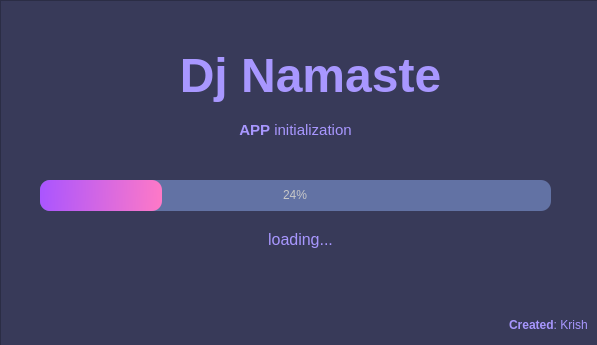
<?xml version="1.0" encoding="UTF-8"?>
<ui version="4.0">
 <class>Form</class>
 <widget class="QWidget" name="Form">
  <property name="geometry">
   <rect>
    <x>0</x>
    <y>0</y>
    <width>597</width>
    <height>345</height>
   </rect>
  </property>
  <property name="windowTitle">
   <string>Form</string>
  </property>
  <property name="styleSheet">
   <string notr="true">QForm {	
	background-color: rgb(56, 58, 89);	
	color: rgb(220, 220, 220);
	border-radius: 10px;
}</string>
  </property>
  <widget class="QLabel" name="label">
   <property name="geometry">
    <rect>
     <x>160</x>
     <y>40</y>
     <width>301</width>
     <height>71</height>
    </rect>
   </property>
   <property name="styleSheet">
    <string notr="true">color: rgb(168, 151, 255);</string>
   </property>
   <property name="text">
    <string>&lt;html&gt;&lt;head/&gt;&lt;body&gt;&lt;p align=&quot;center&quot;&gt;&lt;span style=&quot; font-size:36pt; font-weight:600;&quot;&gt;Dj Namaste&lt;/span&gt;&lt;/p&gt;&lt;/body&gt;&lt;/html&gt;</string>
   </property>
  </widget>
  <widget class="QLabel" name="label_4">
   <property name="geometry">
    <rect>
     <x>210</x>
     <y>120</y>
     <width>171</width>
     <height>20</height>
    </rect>
   </property>
   <property name="styleSheet">
    <string notr="true">color: rgb(168, 151, 255);</string>
   </property>
   <property name="text">
    <string>&lt;html&gt;&lt;head/&gt;&lt;body&gt;&lt;p align=&quot;center&quot;&gt;&lt;span style=&quot; font-size:11pt; font-weight:600;&quot;&gt;APP&lt;/span&gt;&lt;span style=&quot; font-size:11pt;&quot;&gt; initialization&lt;/span&gt;&lt;/p&gt;&lt;/body&gt;&lt;/html&gt;</string>
   </property>
  </widget>
  <widget class="QProgressBar" name="progressBar">
   <property name="geometry">
    <rect>
     <x>40</x>
     <y>180</y>
     <width>511</width>
     <height>31</height>
    </rect>
   </property>
   <property name="styleSheet">
    <string notr="true">QProgressBar {
	
	background-color: rgb(98, 114, 164);
	color: rgb(200, 200, 200);
	border-style: none;
	border-radius: 10px;
	text-align: center;
}
QProgressBar::chunk{
	border-radius: 10px;
	background-color: qlineargradient(spread:pad, x1:0, y1:0.511364, x2:1, y2:0.523, stop:0 rgba(170, 85, 255, 255), stop:1 rgba(254, 121, 199, 255));
}</string>
   </property>
   <property name="value">
    <number>24</number>
   </property>
  </widget>
  <widget class="QLabel" name="label_3">
   <property name="geometry">
    <rect>
     <x>240</x>
     <y>230</y>
     <width>121</width>
     <height>20</height>
    </rect>
   </property>
   <property name="styleSheet">
    <string notr="true">color: rgb(168, 151, 255);</string>
   </property>
   <property name="text">
    <string>&lt;html&gt;&lt;head/&gt;&lt;body&gt;&lt;p align=&quot;center&quot;&gt;&lt;span style=&quot; font-size:12pt;&quot;&gt;loading...&lt;/span&gt;&lt;/p&gt;&lt;/body&gt;&lt;/html&gt;</string>
   </property>
  </widget>
  <widget class="QFrame" name="frame">
   <property name="geometry">
    <rect>
     <x>0</x>
     <y>0</y>
     <width>651</width>
     <height>351</height>
    </rect>
   </property>
   <property name="styleSheet">
    <string notr="true">QFrame {	
	background-color: rgb(56, 58, 89);	
	color: rgb(220, 220, 220);
	
}</string>
   </property>
   <property name="frameShape">
    <enum>QFrame::StyledPanel</enum>
   </property>
   <property name="frameShadow">
    <enum>QFrame::Raised</enum>
   </property>
   <widget class="QLabel" name="label_2">
    <property name="geometry">
     <rect>
      <x>500</x>
      <y>310</y>
      <width>91</width>
      <height>31</height>
     </rect>
    </property>
    <property name="styleSheet">
     <string notr="true">color: rgb(168, 151, 255);</string>
    </property>
    <property name="text">
     <string>&lt;html&gt;&lt;head/&gt;&lt;body&gt;&lt;p align=&quot;right&quot;&gt;&lt;span style=&quot; font-weight:600;&quot;&gt;Created&lt;/span&gt;: Krish &lt;/p&gt;&lt;/body&gt;&lt;/html&gt;</string>
    </property>
   </widget>
  </widget>
  <zorder>frame</zorder>
  <zorder>label</zorder>
  <zorder>label_4</zorder>
  <zorder>progressBar</zorder>
  <zorder>label_3</zorder>
 </widget>
 <resources/>
 <connections/>
</ui>
